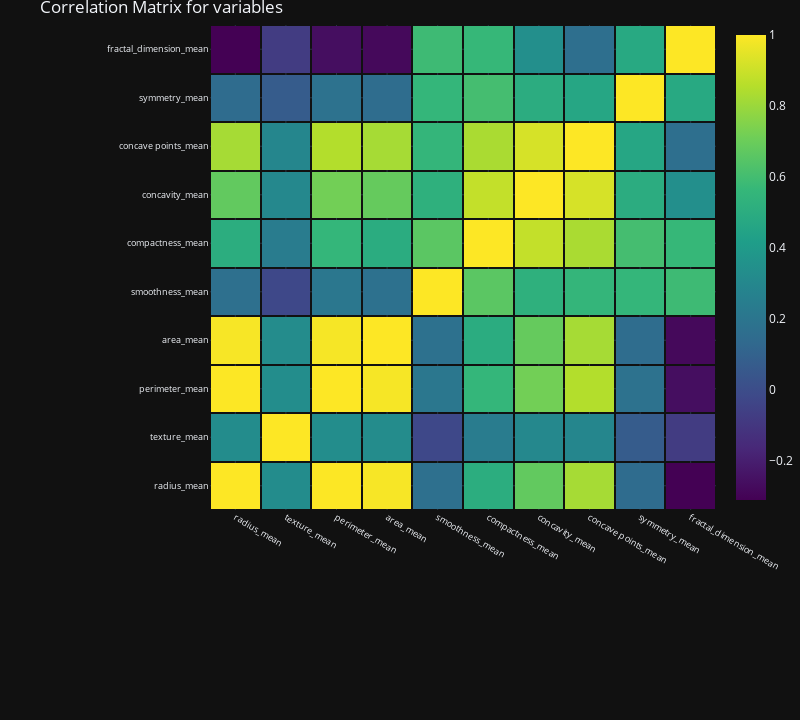

The code cell stored with this chart in its notebook:
### Code cell
trace = go.Heatmap(z = corr_array,
                   x = matrix_cols,
                   y = matrix_cols,
                   xgap = 2,
                   ygap = 2,
                   colorscale='Viridis',
                   colorbar   = dict() ,
                  )
layout = go.Layout(dict(title = 'Correlation Matrix for variables',
                        autosize = False,
                        height  = 720,
                        width   = 800,
                        margin  = dict(r = 0 ,l = 210,
                                       t = 25,b = 210,
                                     ),
                        yaxis   = dict(tickfont = dict(size = 9)),
                        xaxis   = dict(tickfont = dict(size = 9)),
                       )
                  )
fig = go.Figure(data = [trace],layout = layout)
py.iplot(fig)

### Figure 1 — Plotly figure (JSON) as saved in the notebook; plotly's stock layout.template omitted (floating-point values rounded to 4 significant figures)
{"data": [{"colorscale": [[0.0, "#440154"], [0.1111, "#482878"], [0.2222, "#3e4989"], [0.3333, "#31688e"], [0.4444, "#26828e"], [0.5556, "#1f9e89"], [0.6667, "#35b779"], [0.7778, "#6ece58"], [0.8889, "#b5de2b"], [1.0, "#fde725"]], "x": ["radius_mean", "texture_mean", "perimeter_mean", "area_mean", "smoothness_mean", "compactness_mean", "concavity_mean", "concave points_mean", "symmetry_mean", "fractal_dimension_mean"], "xgap": 2, "y": ["radius_mean", "texture_mean", "perimeter_mean", "area_mean", "smoothness_mean", "compactness_mean", "concavity_mean", "concave points_mean", "symmetry_mean", "fractal_dimension_mean"], "ygap": 2, "z": [[1.0, 0.3238, 0.9979, 0.9874, 0.1706, 0.5061, 0.6768, 0.8225, 0.1477, -0.3116], [0.3238, 1.0, 0.3295, 0.3211, -0.02339, 0.2367, 0.3024, 0.2935, 0.0714, -0.07644], [0.9979, 0.3295, 1.0, 0.9865, 0.2073, 0.5569, 0.7161, 0.851, 0.183, -0.2615], [0.9874, 0.3211, 0.9865, 1.0, 0.177, 0.4985, 0.686, 0.8233, 0.1513, -0.2831], [0.1706, -0.02339, 0.2073, 0.177, 1.0, 0.6591, 0.522, 0.5537, 0.5578, 0.5848], [0.5061, 0.2367, 0.5569, 0.4985, 0.6591, 1.0, 0.8831, 0.8311, 0.6026, 0.5654], [0.6768, 0.3024, 0.7161, 0.686, 0.522, 0.8831, 1.0, 0.9214, 0.5007, 0.3368], [0.8225, 0.2935, 0.851, 0.8233, 0.5537, 0.8311, 0.9214, 1.0, 0.4625, 0.1669], [0.1477, 0.0714, 0.183, 0.1513, 0.5578, 0.6026, 0.5007, 0.4625, 1.0, 0.4799], [-0.3116, -0.07644, -0.2615, -0.2831, 0.5848, 0.5654, 0.3368, 0.1669, 0.4799, 1.0]], "type": "heatmap"}], "layout": {"autosize": false, "height": 720, "margin": {"b": 210, "l": 210, "r": 0, "t": 25}, "title": {"text": "Correlation Matrix for variables"}, "width": 800, "xaxis": {"tickfont": {"size": 9}}, "yaxis": {"tickfont": {"size": 9}}}}
